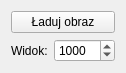
<?xml version="1.0" encoding="UTF-8"?>
<ui version="4.0">
 <class>MemoryControlWidget</class>
 <widget class="QWidget" name="MemoryControlWidget">
  <property name="geometry">
   <rect>
    <x>0</x>
    <y>0</y>
    <width>122</width>
    <height>57</height>
   </rect>
  </property>
  <property name="windowTitle">
   <string>Form</string>
  </property>
  <layout class="QGridLayout" name="gridLayout">
   <item row="0" column="0" colspan="2">
    <widget class="QPushButton" name="loadImagePushButton">
     <property name="text">
      <string>Ładuj obraz</string>
     </property>
    </widget>
   </item>
   <item row="1" column="0">
    <widget class="QLabel" name="label">
     <property name="text">
      <string>Widok:</string>
     </property>
    </widget>
   </item>
   <item row="1" column="1">
    <widget class="QSpinBox" name="viewSizeSpinBox">
     <property name="maximum">
      <number>65535</number>
     </property>
     <property name="value">
      <number>1000</number>
     </property>
    </widget>
   </item>
  </layout>
 </widget>
 <resources/>
 <connections/>
</ui>
